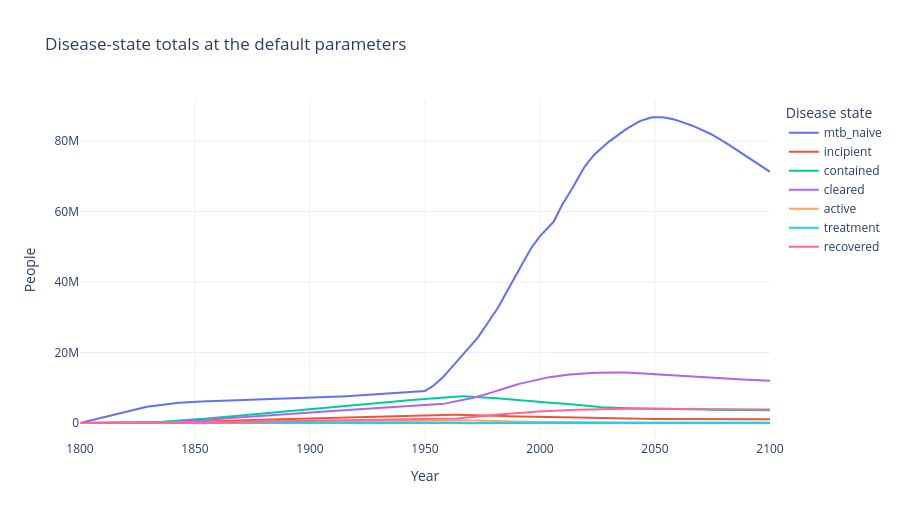

The notebook cell saved with this chart:
### Markdown cell above
## Disease-state totals

Each line sums one disease state over age. For `active`, that sum also folds in infectiousness and clinical status. The seed in the 1830s is what first moves people out of `mtb_naive`. Treatment stays empty until detection begins in 1957, then tracks clinical disease through the scale-up.

### Code cell
figure = go.Figure()
for state, values in totals.items():
    figure.add_trace(go.Scatter(x=years, y=values, name=state, mode="lines"))
figure.update_layout(
    title="Disease-state totals at the default parameters",
    xaxis_title="Year",
    yaxis_title="People",
    template="plotly_white",
    legend_title="Disease state",
    height=520,
)
figure.show()

### Figure 1 — Plotly figure (JSON) as saved in the notebook; plotly's stock layout.template omitted (floating-point values rounded to 4 significant figures; data arrays with more than 128 entries replaced by an {"elided": "..."} marker saying what was removed)
{"data": [{"mode": "lines", "name": "mtb_naive", "type": "scatter", "x": {"elided": "301 float values"}, "y": {"elided": "301 float values"}}, {"mode": "lines", "name": "incipient", "type": "scatter", "x": {"elided": "301 float values"}, "y": {"elided": "301 float values"}}, {"mode": "lines", "name": "contained", "type": "scatter", "x": {"elided": "301 float values"}, "y": {"elided": "301 float values"}}, {"mode": "lines", "name": "cleared", "type": "scatter", "x": {"elided": "301 float values"}, "y": {"elided": "301 float values"}}, {"mode": "lines", "name": "active", "type": "scatter", "x": {"elided": "301 float values"}, "y": {"elided": "301 float values"}}, {"mode": "lines", "name": "treatment", "type": "scatter", "x": {"elided": "301 float values"}, "y": {"elided": "301 float values"}}, {"mode": "lines", "name": "recovered", "type": "scatter", "x": {"elided": "301 float values"}, "y": {"elided": "301 float values"}}], "layout": {"height": 520, "legend": {"title": {"text": "Disease state"}}, "title": {"text": "Disease-state totals at the default parameters"}, "xaxis": {"title": {"text": "Year"}}, "yaxis": {"title": {"text": "People"}}}}
